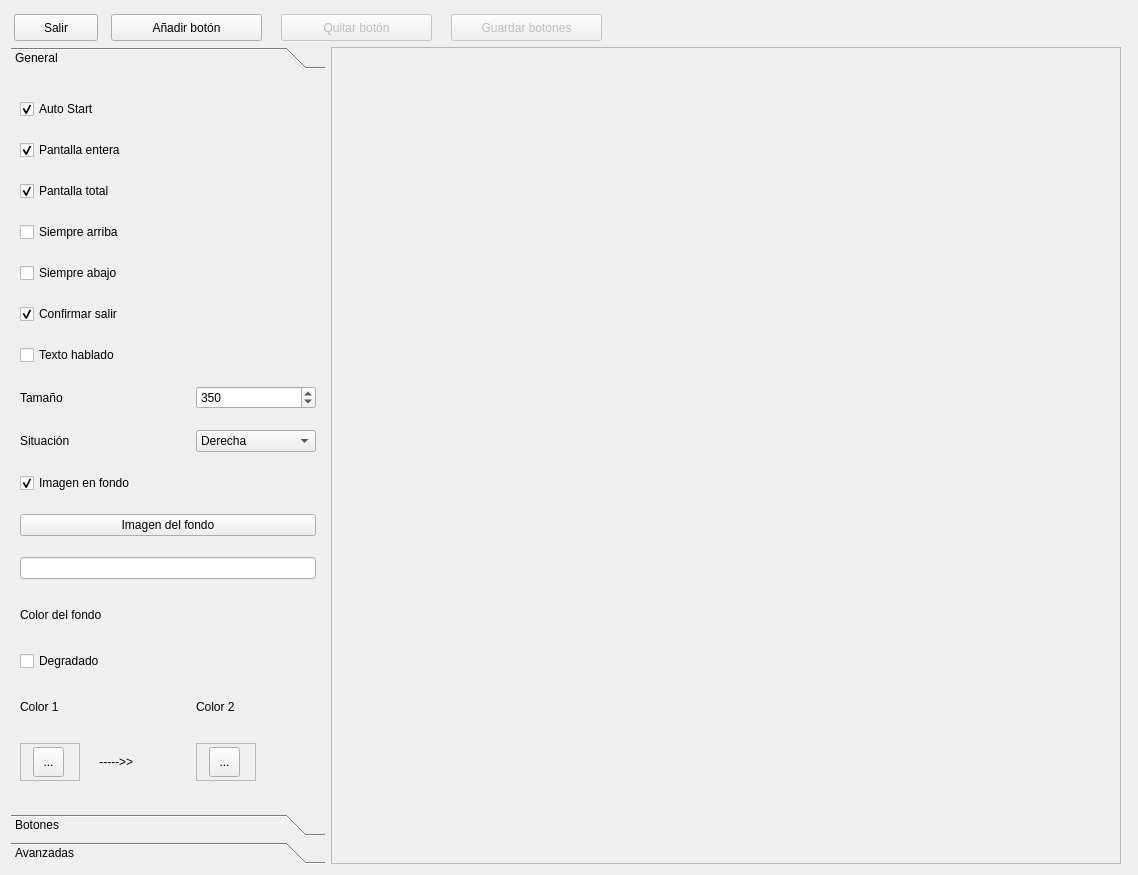
<?xml version="1.0" encoding="UTF-8"?>
<ui version="4.0">
 <class>Rahisi</class>
 <widget class="QWidget" name="Rahisi">
  <property name="geometry">
   <rect>
    <x>0</x>
    <y>0</y>
    <width>1138</width>
    <height>875</height>
   </rect>
  </property>
  <property name="windowTitle">
   <string>Rahisi</string>
  </property>
  <property name="windowIcon">
   <iconset>
    <normaloff>../../../../../../usr/share/kdemar/utils/audioconversor5/img/small_logo.png</normaloff>../../../../../../usr/share/kdemar/utils/audioconversor5/img/small_logo.png</iconset>
  </property>
  <layout class="QGridLayout" name="gridLayout">
   <item row="3" column="1">
    <widget class="QScrollArea" name="scrollArea">
     <property name="widgetResizable">
      <bool>true</bool>
     </property>
     <widget class="QWidget" name="scrollAreaWidgetContents">
      <property name="geometry">
       <rect>
        <x>0</x>
        <y>0</y>
        <width>790</width>
        <height>817</height>
       </rect>
      </property>
      <widget class="QLabel" name="label">
       <property name="geometry">
        <rect>
         <x>0</x>
         <y>0</y>
         <width>771</width>
         <height>601</height>
        </rect>
       </property>
       <property name="autoFillBackground">
        <bool>true</bool>
       </property>
       <property name="text">
        <string/>
       </property>
       <property name="scaledContents">
        <bool>true</bool>
       </property>
       <property name="alignment">
        <set>Qt::AlignCenter</set>
       </property>
      </widget>
     </widget>
    </widget>
   </item>
   <item row="3" column="0">
    <widget class="QToolBox" name="toolBox">
     <property name="minimumSize">
      <size>
       <width>314</width>
       <height>39</height>
      </size>
     </property>
     <property name="maximumSize">
      <size>
       <width>280</width>
       <height>16777215</height>
      </size>
     </property>
     <property name="currentIndex">
      <number>0</number>
     </property>
     <widget class="QWidget" name="General">
      <property name="geometry">
       <rect>
        <x>0</x>
        <y>0</y>
        <width>314</width>
        <height>734</height>
       </rect>
      </property>
      <attribute name="label">
       <string>General</string>
      </attribute>
      <layout class="QGridLayout" name="gridLayout_3">
       <item row="4" column="0" colspan="5">
        <widget class="QCheckBox" name="checkBox_6">
         <property name="text">
          <string>Siempre abajo</string>
         </property>
         <property name="checkable">
          <bool>true</bool>
         </property>
         <property name="checked">
          <bool>false</bool>
         </property>
        </widget>
       </item>
       <item row="5" column="0" colspan="5">
        <widget class="QCheckBox" name="checkBox_7">
         <property name="text">
          <string>Confirmar salir</string>
         </property>
         <property name="checkable">
          <bool>true</bool>
         </property>
         <property name="checked">
          <bool>true</bool>
         </property>
        </widget>
       </item>
       <item row="6" column="0" colspan="5">
        <widget class="QCheckBox" name="checkBox_8">
         <property name="text">
          <string>Texto hablado</string>
         </property>
         <property name="checkable">
          <bool>true</bool>
         </property>
         <property name="checked">
          <bool>false</bool>
         </property>
        </widget>
       </item>
       <item row="7" column="0">
        <widget class="QLabel" name="label_17">
         <property name="text">
          <string>Tamaño</string>
         </property>
        </widget>
       </item>
       <item row="7" column="3" colspan="2">
        <widget class="QSpinBox" name="spinBox_3">
         <property name="minimum">
          <number>100</number>
         </property>
         <property name="maximum">
          <number>1280</number>
         </property>
         <property name="value">
          <number>350</number>
         </property>
        </widget>
       </item>
       <item row="14" column="0" colspan="5">
        <widget class="QCheckBox" name="checkBox_9">
         <property name="text">
          <string>Degradado</string>
         </property>
         <property name="checkable">
          <bool>true</bool>
         </property>
         <property name="checked">
          <bool>false</bool>
         </property>
        </widget>
       </item>
       <item row="15" column="0">
        <widget class="QLabel" name="label_11">
         <property name="minimumSize">
          <size>
           <width>0</width>
           <height>30</height>
          </size>
         </property>
         <property name="maximumSize">
          <size>
           <width>16777215</width>
           <height>30</height>
          </size>
         </property>
         <property name="text">
          <string>Color 1</string>
         </property>
        </widget>
       </item>
       <item row="9" column="0" colspan="5">
        <widget class="QCheckBox" name="checkBox">
         <property name="text">
          <string>Imagen en fondo</string>
         </property>
         <property name="checkable">
          <bool>true</bool>
         </property>
         <property name="checked">
          <bool>true</bool>
         </property>
        </widget>
       </item>
       <item row="10" column="0" colspan="5">
        <widget class="QPushButton" name="pushButton_5">
         <property name="text">
          <string>Imagen del fondo</string>
         </property>
        </widget>
       </item>
       <item row="11" column="0" colspan="5">
        <widget class="QLineEdit" name="lineEdit_2">
         <property name="readOnly">
          <bool>true</bool>
         </property>
        </widget>
       </item>
       <item row="13" column="0" colspan="5">
        <widget class="QLabel" name="label_6">
         <property name="minimumSize">
          <size>
           <width>0</width>
           <height>30</height>
          </size>
         </property>
         <property name="maximumSize">
          <size>
           <width>16777215</width>
           <height>30</height>
          </size>
         </property>
         <property name="text">
          <string>Color del fondo</string>
         </property>
        </widget>
       </item>
       <item row="8" column="0" colspan="3">
        <widget class="QLabel" name="label_18">
         <property name="text">
          <string>Situación</string>
         </property>
        </widget>
       </item>
       <item row="8" column="3" colspan="2">
        <widget class="QComboBox" name="comboBox_2">
         <property name="minimumSize">
          <size>
           <width>120</width>
           <height>0</height>
          </size>
         </property>
         <property name="currentIndex">
          <number>2</number>
         </property>
         <item>
          <property name="text">
           <string>Izquierda</string>
          </property>
         </item>
         <item>
          <property name="text">
           <string>Arriba</string>
          </property>
         </item>
         <item>
          <property name="text">
           <string>Derecha</string>
          </property>
         </item>
         <item>
          <property name="text">
           <string>Abajo</string>
          </property>
         </item>
        </widget>
       </item>
       <item row="0" column="0" colspan="4">
        <widget class="QCheckBox" name="checkBox_2">
         <property name="text">
          <string>Auto Start</string>
         </property>
         <property name="checkable">
          <bool>true</bool>
         </property>
         <property name="checked">
          <bool>true</bool>
         </property>
        </widget>
       </item>
       <item row="1" column="0" colspan="5">
        <widget class="QCheckBox" name="checkBox_3">
         <property name="text">
          <string>Pantalla entera</string>
         </property>
         <property name="checkable">
          <bool>true</bool>
         </property>
         <property name="checked">
          <bool>true</bool>
         </property>
        </widget>
       </item>
       <item row="2" column="0" colspan="5">
        <widget class="QCheckBox" name="checkBox_4">
         <property name="text">
          <string>Pantalla total</string>
         </property>
         <property name="checkable">
          <bool>true</bool>
         </property>
         <property name="checked">
          <bool>true</bool>
         </property>
        </widget>
       </item>
       <item row="3" column="0" colspan="5">
        <widget class="QCheckBox" name="checkBox_5">
         <property name="text">
          <string>Siempre arriba</string>
         </property>
         <property name="checkable">
          <bool>true</bool>
         </property>
         <property name="checked">
          <bool>false</bool>
         </property>
        </widget>
       </item>
       <item row="16" column="3">
        <widget class="QFrame" name="frame_8">
         <property name="minimumSize">
          <size>
           <width>60</width>
           <height>38</height>
          </size>
         </property>
         <property name="maximumSize">
          <size>
           <width>60</width>
           <height>38</height>
          </size>
         </property>
         <property name="autoFillBackground">
          <bool>true</bool>
         </property>
         <property name="frameShape">
          <enum>QFrame::StyledPanel</enum>
         </property>
         <property name="frameShadow">
          <enum>QFrame::Raised</enum>
         </property>
         <widget class="QToolButton" name="toolButton_4">
          <property name="geometry">
           <rect>
            <x>13</x>
            <y>4</y>
            <width>31</width>
            <height>30</height>
           </rect>
          </property>
          <property name="text">
           <string>...</string>
          </property>
          <property name="icon">
           <iconset>
            <normaloff>images/colores.png</normaloff>images/colores.png</iconset>
          </property>
         </widget>
        </widget>
       </item>
       <item row="16" column="0">
        <widget class="QFrame" name="frame_9">
         <property name="minimumSize">
          <size>
           <width>60</width>
           <height>38</height>
          </size>
         </property>
         <property name="maximumSize">
          <size>
           <width>60</width>
           <height>38</height>
          </size>
         </property>
         <property name="autoFillBackground">
          <bool>true</bool>
         </property>
         <property name="frameShape">
          <enum>QFrame::StyledPanel</enum>
         </property>
         <property name="frameShadow">
          <enum>QFrame::Raised</enum>
         </property>
         <widget class="QToolButton" name="toolButton">
          <property name="geometry">
           <rect>
            <x>13</x>
            <y>4</y>
            <width>31</width>
            <height>30</height>
           </rect>
          </property>
          <property name="text">
           <string>...</string>
          </property>
          <property name="icon">
           <iconset>
            <normaloff>images/colores.png</normaloff>images/colores.png</iconset>
          </property>
         </widget>
        </widget>
       </item>
       <item row="15" column="3" colspan="2">
        <widget class="QLabel" name="label_12">
         <property name="maximumSize">
          <size>
           <width>16777215</width>
           <height>30</height>
          </size>
         </property>
         <property name="text">
          <string>Color 2</string>
         </property>
        </widget>
       </item>
       <item row="16" column="1" colspan="2">
        <widget class="QLabel" name="label_14">
         <property name="text">
          <string>    -----&gt;&gt;</string>
         </property>
        </widget>
       </item>
      </layout>
     </widget>
     <widget class="QWidget" name="Botones">
      <property name="geometry">
       <rect>
        <x>0</x>
        <y>0</y>
        <width>300</width>
        <height>583</height>
       </rect>
      </property>
      <attribute name="label">
       <string>Botones</string>
      </attribute>
      <layout class="QGridLayout" name="gridLayout_2">
       <item row="0" column="2" colspan="2">
        <widget class="QListWidget" name="listWidget">
         <property name="minimumSize">
          <size>
           <width>88</width>
           <height>0</height>
          </size>
         </property>
         <property name="maximumSize">
          <size>
           <width>16777215</width>
           <height>150</height>
          </size>
         </property>
        </widget>
       </item>
       <item row="1" column="0">
        <widget class="QLabel" name="label_21">
         <property name="maximumSize">
          <size>
           <width>136</width>
           <height>16777215</height>
          </size>
         </property>
         <property name="text">
          <string>Tamaño Icono</string>
         </property>
        </widget>
       </item>
       <item row="1" column="2" colspan="2">
        <widget class="QComboBox" name="comboBox">
         <property name="minimumSize">
          <size>
           <width>60</width>
           <height>0</height>
          </size>
         </property>
         <property name="currentIndex">
          <number>3</number>
         </property>
         <item>
          <property name="text">
           <string>16</string>
          </property>
         </item>
         <item>
          <property name="text">
           <string>22</string>
          </property>
         </item>
         <item>
          <property name="text">
           <string>32</string>
          </property>
         </item>
         <item>
          <property name="text">
           <string>48</string>
          </property>
         </item>
         <item>
          <property name="text">
           <string>64</string>
          </property>
         </item>
        </widget>
       </item>
       <item row="2" column="0" colspan="2">
        <widget class="QCheckBox" name="checkBox_19">
         <property name="maximumSize">
          <size>
           <width>146</width>
           <height>16777215</height>
          </size>
         </property>
         <property name="text">
          <string>Icono encima texto</string>
         </property>
        </widget>
       </item>
       <item row="2" column="3">
        <widget class="QCheckBox" name="checkBox_18">
         <property name="maximumSize">
          <size>
           <width>150</width>
           <height>16777215</height>
          </size>
         </property>
         <property name="text">
          <string>Texto en botón</string>
         </property>
        </widget>
       </item>
       <item row="3" column="0">
        <widget class="QLabel" name="label_7">
         <property name="maximumSize">
          <size>
           <width>140</width>
           <height>16777215</height>
          </size>
         </property>
         <property name="text">
          <string>Atura min.</string>
         </property>
        </widget>
       </item>
       <item row="3" column="3">
        <widget class="QSpinBox" name="spinBox">
         <property name="maximum">
          <number>100</number>
         </property>
         <property name="value">
          <number>40</number>
         </property>
        </widget>
       </item>
       <item row="4" column="0">
        <widget class="QLabel" name="label_22">
         <property name="maximumSize">
          <size>
           <width>140</width>
           <height>16777215</height>
          </size>
         </property>
         <property name="text">
          <string>Altura máx.</string>
         </property>
        </widget>
       </item>
       <item row="4" column="3">
        <widget class="QSpinBox" name="spinBox_6">
         <property name="maximum">
          <number>100</number>
         </property>
         <property name="value">
          <number>0</number>
         </property>
        </widget>
       </item>
       <item row="5" column="0">
        <widget class="QLabel" name="label_23">
         <property name="maximumSize">
          <size>
           <width>140</width>
           <height>16777215</height>
          </size>
         </property>
         <property name="text">
          <string>Anchura min.</string>
         </property>
        </widget>
       </item>
       <item row="5" column="3">
        <widget class="QSpinBox" name="spinBox_8">
         <property name="maximum">
          <number>400</number>
         </property>
         <property name="value">
          <number>100</number>
         </property>
        </widget>
       </item>
       <item row="6" column="0">
        <widget class="QLabel" name="label_24">
         <property name="maximumSize">
          <size>
           <width>140</width>
           <height>16777215</height>
          </size>
         </property>
         <property name="text">
          <string>Anchura máx.</string>
         </property>
        </widget>
       </item>
       <item row="6" column="3">
        <widget class="QSpinBox" name="spinBox_7">
         <property name="maximum">
          <number>100</number>
         </property>
         <property name="value">
          <number>0</number>
         </property>
        </widget>
       </item>
       <item row="7" column="0">
        <widget class="QLabel" name="label_25">
         <property name="maximumSize">
          <size>
           <width>140</width>
           <height>16777215</height>
          </size>
         </property>
         <property name="text">
          <string>Borde normal</string>
         </property>
        </widget>
       </item>
       <item row="7" column="3">
        <widget class="QSpinBox" name="spinBox_9">
         <property name="maximum">
          <number>6</number>
         </property>
         <property name="value">
          <number>1</number>
         </property>
        </widget>
       </item>
       <item row="8" column="0">
        <widget class="QLabel" name="label_26">
         <property name="maximumSize">
          <size>
           <width>140</width>
           <height>16777215</height>
          </size>
         </property>
         <property name="text">
          <string>Borde activo</string>
         </property>
        </widget>
       </item>
       <item row="8" column="3">
        <widget class="QSpinBox" name="spinBox_10">
         <property name="maximum">
          <number>6</number>
         </property>
         <property name="value">
          <number>1</number>
         </property>
        </widget>
       </item>
       <item row="9" column="0" colspan="2">
        <widget class="QLabel" name="label_27">
         <property name="maximumSize">
          <size>
           <width>140</width>
           <height>16777215</height>
          </size>
         </property>
         <property name="text">
          <string>Redondeo bord</string>
         </property>
        </widget>
       </item>
       <item row="9" column="3">
        <widget class="QSpinBox" name="spinBox_11">
         <property name="maximum">
          <number>10</number>
         </property>
         <property name="singleStep">
          <number>1</number>
         </property>
         <property name="value">
          <number>1</number>
         </property>
        </widget>
       </item>
       <item row="10" column="0" colspan="2">
        <widget class="QLabel" name="label_28">
         <property name="minimumSize">
          <size>
           <width>0</width>
           <height>39</height>
          </size>
         </property>
         <property name="maximumSize">
          <size>
           <width>140</width>
           <height>16777215</height>
          </size>
         </property>
         <property name="text">
          <string>Col.Borde Normal</string>
         </property>
        </widget>
       </item>
       <item row="10" column="3">
        <widget class="QFrame" name="frame_3">
         <property name="minimumSize">
          <size>
           <width>30</width>
           <height>0</height>
          </size>
         </property>
         <property name="maximumSize">
          <size>
           <width>16777215</width>
           <height>38</height>
          </size>
         </property>
         <property name="autoFillBackground">
          <bool>true</bool>
         </property>
         <property name="frameShape">
          <enum>QFrame::StyledPanel</enum>
         </property>
         <property name="frameShadow">
          <enum>QFrame::Raised</enum>
         </property>
         <widget class="QToolButton" name="toolButton_6">
          <property name="geometry">
           <rect>
            <x>13</x>
            <y>4</y>
            <width>31</width>
            <height>30</height>
           </rect>
          </property>
          <property name="text">
           <string>...</string>
          </property>
          <property name="icon">
           <iconset>
            <normaloff>images/colores.png</normaloff>images/colores.png</iconset>
          </property>
         </widget>
        </widget>
       </item>
       <item row="11" column="0" colspan="2">
        <widget class="QLabel" name="label_30">
         <property name="minimumSize">
          <size>
           <width>0</width>
           <height>39</height>
          </size>
         </property>
         <property name="maximumSize">
          <size>
           <width>140</width>
           <height>16777215</height>
          </size>
         </property>
         <property name="text">
          <string>Col.Borde Activo</string>
         </property>
        </widget>
       </item>
       <item row="11" column="3">
        <widget class="QFrame" name="frame_4">
         <property name="minimumSize">
          <size>
           <width>30</width>
           <height>0</height>
          </size>
         </property>
         <property name="maximumSize">
          <size>
           <width>16777215</width>
           <height>38</height>
          </size>
         </property>
         <property name="autoFillBackground">
          <bool>true</bool>
         </property>
         <property name="frameShape">
          <enum>QFrame::StyledPanel</enum>
         </property>
         <property name="frameShadow">
          <enum>QFrame::Raised</enum>
         </property>
         <widget class="QToolButton" name="toolButton_3">
          <property name="geometry">
           <rect>
            <x>13</x>
            <y>4</y>
            <width>31</width>
            <height>30</height>
           </rect>
          </property>
          <property name="text">
           <string>...</string>
          </property>
          <property name="icon">
           <iconset>
            <normaloff>images/colores.png</normaloff>images/colores.png</iconset>
          </property>
         </widget>
        </widget>
       </item>
       <item row="12" column="0" colspan="2">
        <widget class="QLabel" name="label_31">
         <property name="minimumSize">
          <size>
           <width>0</width>
           <height>39</height>
          </size>
         </property>
         <property name="maximumSize">
          <size>
           <width>140</width>
           <height>16777215</height>
          </size>
         </property>
         <property name="text">
          <string>Col.Borde Señalado</string>
         </property>
        </widget>
       </item>
       <item row="12" column="3">
        <widget class="QFrame" name="frame_5">
         <property name="minimumSize">
          <size>
           <width>30</width>
           <height>0</height>
          </size>
         </property>
         <property name="maximumSize">
          <size>
           <width>16777215</width>
           <height>38</height>
          </size>
         </property>
         <property name="autoFillBackground">
          <bool>true</bool>
         </property>
         <property name="frameShape">
          <enum>QFrame::StyledPanel</enum>
         </property>
         <property name="frameShadow">
          <enum>QFrame::Raised</enum>
         </property>
         <widget class="QToolButton" name="toolButton_7">
          <property name="geometry">
           <rect>
            <x>13</x>
            <y>4</y>
            <width>31</width>
            <height>30</height>
           </rect>
          </property>
          <property name="text">
           <string>...</string>
          </property>
          <property name="icon">
           <iconset>
            <normaloff>images/colores.png</normaloff>images/colores.png</iconset>
          </property>
         </widget>
        </widget>
       </item>
       <item row="13" column="0" colspan="2">
        <widget class="QLabel" name="label_15">
         <property name="minimumSize">
          <size>
           <width>0</width>
           <height>30</height>
          </size>
         </property>
         <property name="maximumSize">
          <size>
           <width>150</width>
           <height>30</height>
          </size>
         </property>
         <property name="text">
          <string>Color del Botón</string>
         </property>
         <property name="alignment">
          <set>Qt::AlignCenter</set>
         </property>
        </widget>
       </item>
       <item row="14" column="0">
        <widget class="QFrame" name="frame_6">
         <property name="minimumSize">
          <size>
           <width>30</width>
           <height>0</height>
          </size>
         </property>
         <property name="maximumSize">
          <size>
           <width>60</width>
           <height>38</height>
          </size>
         </property>
         <property name="autoFillBackground">
          <bool>true</bool>
         </property>
         <property name="frameShape">
          <enum>QFrame::StyledPanel</enum>
         </property>
         <property name="frameShadow">
          <enum>QFrame::Raised</enum>
         </property>
         <widget class="QToolButton" name="toolButton_2">
          <property name="geometry">
           <rect>
            <x>13</x>
            <y>4</y>
            <width>31</width>
            <height>30</height>
           </rect>
          </property>
          <property name="text">
           <string>...</string>
          </property>
          <property name="icon">
           <iconset>
            <normaloff>images/colores.png</normaloff>images/colores.png</iconset>
          </property>
         </widget>
        </widget>
       </item>
       <item row="14" column="1" colspan="2">
        <widget class="QLabel" name="label_29">
         <property name="text">
          <string>    -----&gt;&gt;</string>
         </property>
        </widget>
       </item>
       <item row="14" column="3">
        <widget class="QFrame" name="frame_7">
         <property name="minimumSize">
          <size>
           <width>60</width>
           <height>38</height>
          </size>
         </property>
         <property name="maximumSize">
          <size>
           <width>50</width>
           <height>38</height>
          </size>
         </property>
         <property name="autoFillBackground">
          <bool>true</bool>
         </property>
         <property name="frameShape">
          <enum>QFrame::StyledPanel</enum>
         </property>
         <property name="frameShadow">
          <enum>QFrame::Raised</enum>
         </property>
         <widget class="QToolButton" name="toolButton_5">
          <property name="geometry">
           <rect>
            <x>13</x>
            <y>4</y>
            <width>31</width>
            <height>30</height>
           </rect>
          </property>
          <property name="text">
           <string>...</string>
          </property>
          <property name="icon">
           <iconset>
            <normaloff>images/colores.png</normaloff>images/colores.png</iconset>
          </property>
         </widget>
        </widget>
       </item>
       <item row="0" column="0" colspan="2">
        <widget class="QLabel" name="label_2">
         <property name="minimumSize">
          <size>
           <width>140</width>
           <height>0</height>
          </size>
         </property>
         <property name="text">
          <string>Lista botones</string>
         </property>
        </widget>
       </item>
      </layout>
     </widget>
     <widget class="QWidget" name="Avanzadas">
      <property name="geometry">
       <rect>
        <x>0</x>
        <y>0</y>
        <width>171</width>
        <height>403</height>
       </rect>
      </property>
      <attribute name="label">
       <string>Avanzadas</string>
      </attribute>
      <layout class="QGridLayout" name="gridLayout_5">
       <item row="0" column="0" colspan="2">
        <widget class="QCheckBox" name="checkBox_10">
         <property name="text">
          <string>Ver en Barra Tareas</string>
         </property>
        </widget>
       </item>
       <item row="1" column="0" colspan="2">
        <widget class="QCheckBox" name="checkBox_11">
         <property name="text">
          <string>Clic Izquierdo</string>
         </property>
        </widget>
       </item>
       <item row="2" column="0" colspan="2">
        <widget class="QCheckBox" name="checkBox_12">
         <property name="text">
          <string>Clic derecho</string>
         </property>
        </widget>
       </item>
       <item row="3" column="0" colspan="2">
        <widget class="QCheckBox" name="checkBox_13">
         <property name="text">
          <string>Ver minimiza</string>
         </property>
        </widget>
       </item>
       <item row="4" column="0" colspan="2">
        <widget class="QCheckBox" name="checkBox_14">
         <property name="text">
          <string>Ver restaura</string>
         </property>
        </widget>
       </item>
       <item row="5" column="0" colspan="2">
        <widget class="QCheckBox" name="checkBox_15">
         <property name="text">
          <string>Ver Configuracion</string>
         </property>
        </widget>
       </item>
       <item row="6" column="0" colspan="2">
        <widget class="QCheckBox" name="checkBox_16">
         <property name="text">
          <string>Ver Salir</string>
         </property>
        </widget>
       </item>
       <item row="7" column="0" colspan="2">
        <widget class="QLabel" name="label_19">
         <property name="minimumSize">
          <size>
           <width>0</width>
           <height>30</height>
          </size>
         </property>
         <property name="maximumSize">
          <size>
           <width>16777215</width>
           <height>30</height>
          </size>
         </property>
         <property name="text">
          <string>Bordes redondeados</string>
         </property>
        </widget>
       </item>
       <item row="8" column="0" colspan="2">
        <widget class="QCheckBox" name="checkBox_17">
         <property name="text">
          <string>Bordes automaticos</string>
         </property>
        </widget>
       </item>
       <item row="9" column="0">
        <widget class="QSpinBox" name="spinBox_4">
         <property name="maximum">
          <number>100</number>
         </property>
         <property name="value">
          <number>25</number>
         </property>
        </widget>
       </item>
       <item row="9" column="1">
        <widget class="QLabel" name="label_20">
         <property name="text">
          <string>Redondeado</string>
         </property>
        </widget>
       </item>
       <item row="10" column="0" colspan="2">
        <widget class="QCheckBox" name="checkBox_20">
         <property name="text">
          <string>Arriba-izquierda</string>
         </property>
        </widget>
       </item>
       <item row="11" column="0" colspan="2">
        <widget class="QCheckBox" name="checkBox_21">
         <property name="text">
          <string>Arriba-derecha</string>
         </property>
        </widget>
       </item>
       <item row="12" column="0" colspan="2">
        <widget class="QCheckBox" name="checkBox_22">
         <property name="text">
          <string>Abajo-izquierda</string>
         </property>
        </widget>
       </item>
       <item row="13" column="0" colspan="2">
        <widget class="QCheckBox" name="checkBox_23">
         <property name="text">
          <string>Abajo-derecha</string>
         </property>
        </widget>
       </item>
      </layout>
     </widget>
    </widget>
   </item>
   <item row="2" column="0" colspan="3">
    <widget class="QFrame" name="frame">
     <property name="minimumSize">
      <size>
       <width>0</width>
       <height>30</height>
      </size>
     </property>
     <property name="maximumSize">
      <size>
       <width>16777215</width>
       <height>30</height>
      </size>
     </property>
     <property name="frameShape">
      <enum>QFrame::Box</enum>
     </property>
     <property name="frameShadow">
      <enum>QFrame::Raised</enum>
     </property>
     <property name="lineWidth">
      <number>0</number>
     </property>
     <widget class="QPushButton" name="pushButton">
      <property name="geometry">
       <rect>
        <x>3</x>
        <y>3</y>
        <width>84</width>
        <height>27</height>
       </rect>
      </property>
      <property name="text">
       <string>Salir</string>
      </property>
      <property name="icon">
       <iconset>
        <normaloff>images/exit.png</normaloff>images/exit.png</iconset>
      </property>
     </widget>
     <widget class="QPushButton" name="pushButton_3">
      <property name="geometry">
       <rect>
        <x>100</x>
        <y>3</y>
        <width>151</width>
        <height>27</height>
       </rect>
      </property>
      <property name="text">
       <string>Añadir botón</string>
      </property>
      <property name="icon">
       <iconset>
        <normaloff>images/add.png</normaloff>images/add.png</iconset>
      </property>
     </widget>
     <widget class="QPushButton" name="pushButton_4">
      <property name="enabled">
       <bool>false</bool>
      </property>
      <property name="geometry">
       <rect>
        <x>270</x>
        <y>3</y>
        <width>151</width>
        <height>27</height>
       </rect>
      </property>
      <property name="text">
       <string>Quitar botón</string>
      </property>
      <property name="icon">
       <iconset>
        <normaloff>images/remove.png</normaloff>images/remove.png</iconset>
      </property>
     </widget>
     <widget class="QPushButton" name="pushButton_6">
      <property name="enabled">
       <bool>false</bool>
      </property>
      <property name="geometry">
       <rect>
        <x>440</x>
        <y>3</y>
        <width>151</width>
        <height>27</height>
       </rect>
      </property>
      <property name="text">
       <string>Guardar botones</string>
      </property>
      <property name="icon">
       <iconset>
        <normaloff>images/guardar.png</normaloff>images/guardar.png</iconset>
      </property>
     </widget>
    </widget>
   </item>
  </layout>
 </widget>
 <resources/>
 <connections/>
</ui>
